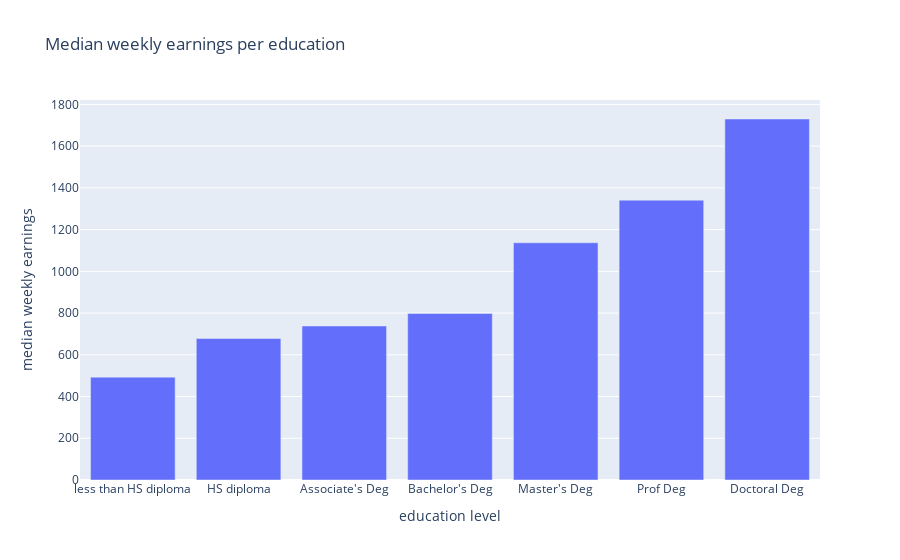

Write notebook code for a chart like this one.
### Markdown cell above
For example, let's look at a chart of education attainment and income.

### Code cell
import plotly.graph_objects as go
education_levels = ['less than HS diploma', 'HS diploma', "Associate's Deg", "Bachelor's Deg", "Master's Deg", "Prof Deg", "Doctoral Deg"]
earnings = [493, 678, 738, 798, 1137, 1341, 1730, 1623]
layout = {
    'yaxis': {'title': 'median weekly earnings'}, 'title': 'Median weekly earnings per education',
    'xaxis': {'title': 'education level'},
}
scatter = go.Bar(x = education_levels, y = earnings)
go.Figure(scatter, layout = layout)

### Figure 1 — Plotly figure (JSON) as saved in the notebook; plotly's stock layout.template omitted (floating-point values rounded to 4 significant figures)
{"data": [{"type": "bar", "x": ["less than HS diploma", "HS diploma", "Associate's Deg", "Bachelor's Deg", "Master's Deg", "Prof Deg", "Doctoral Deg"], "y": [493, 678, 738, 798, 1137, 1341, 1730, 1623]}], "layout": {"autosize": true, "title": {"text": "Median weekly earnings per education"}, "xaxis": {"autorange": true, "range": [-0.5, 6.5], "title": {"text": "education level"}, "type": "category"}, "yaxis": {"autorange": true, "range": [0, 1821.0], "title": {"text": "median weekly earnings"}, "type": "linear"}}}
